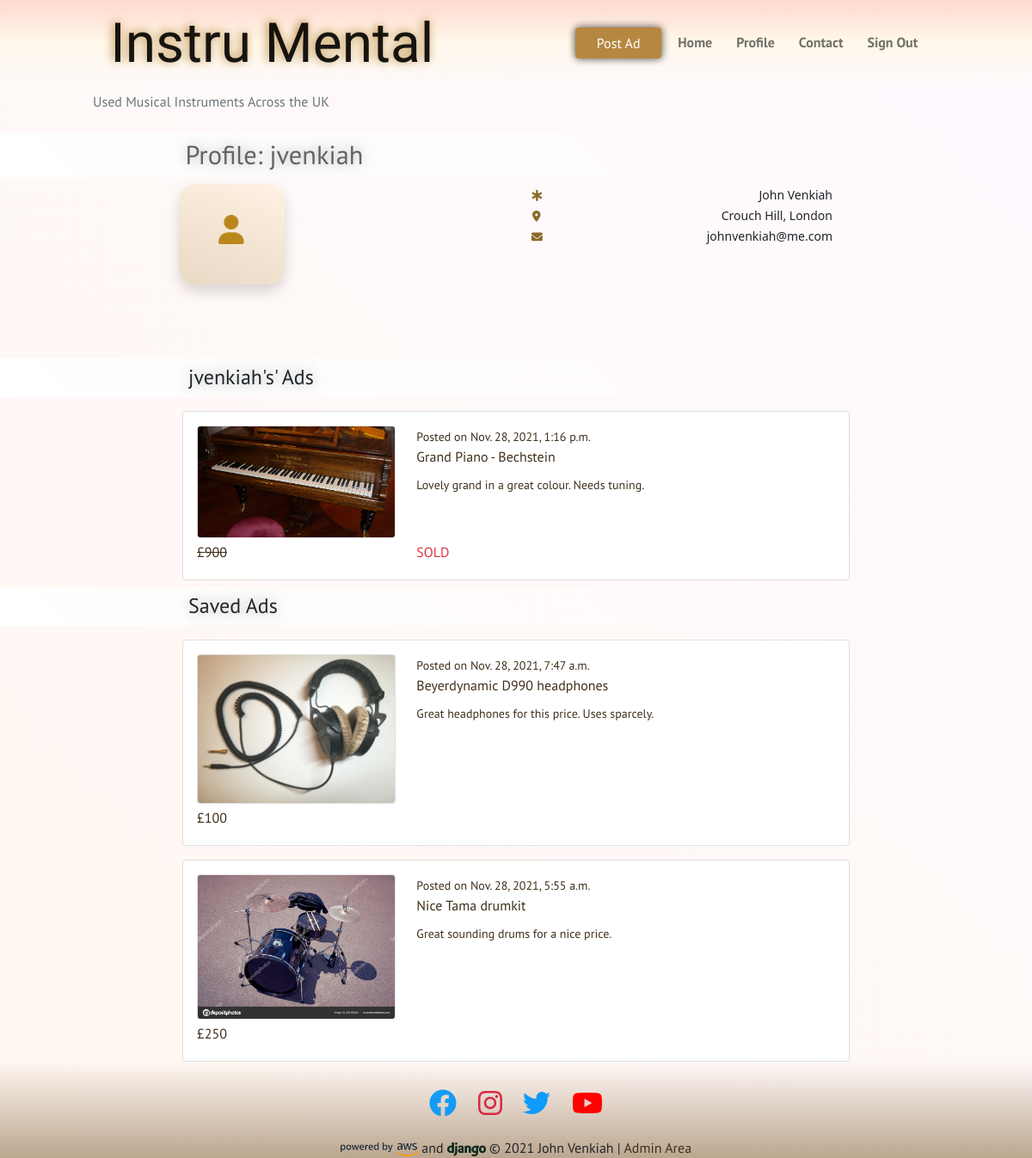
Page /profile/jvenkiah/ (signed in) on the committed database.
### user_profile/models.py (models this page shows, shortened)
class Profile(models.Model):
    username = models.OneToOneField(User, on_delete=models.CASCADE)
    slug = models.SlugField(max_length=200, unique=True)
    created_on = models.DateTimeField(auto_now_add=True)
    location = models.CharField(max_length=200)
    class Meta:
        ordering = ['created_on']

### ads/models.py (models this page shows, shortened)
class Ad(models.Model):
    title = models.CharField(max_length=250, unique=True)
    slug = models.SlugField(max_length=200, unique=True)
    seller = models.ForeignKey(User, on_delete=models.CASCADE)
    image = models.ImageField(blank=False)
    category = models.CharField(max_length=250)
    description = models.CharField(max_length=800)
    created_on = models.DateTimeField(auto_now_add=True)
    price = models.PositiveIntegerField(
        validators=[MaxValueValidator(99999999)]
    )
    location = models.CharField(max_length=200)
    city = models.CharField(max_length=200)
    sold = models.BooleanField(default=False)
    saved = models.ManyToManyField(User, related_name='ad_saves', blank=True)
    class Meta:
        ordering = ['-created_on']
        verbose_name = 'ad'
        verbose_name_plural = 'ads'

### user_profile/views.py (the view, shortened to what this page needs)
# urls.py: path('profile/<slug:user>/', views.ProfileView.as_view(), name='profile'),
class ProfileView(TemplateView, BaseDetailView, SelectRelatedMixin):
    model = User
    template_name = 'user_profile/profile.html'
    select_related = ('profile',)
    def get(self, request, *args, **kwargs):
        self.object = self.get_object()
        return super().get(request, *args, **kwargs)
    def get_object(self):
        return self.get_queryset().get(username=self.kwargs['user'])
    def get_context_data(self, **kwargs):
        context = super().get_context_data(**kwargs)
        context['user'] = self.get_object()
        context['user_ads'] = Ad.objects.filter(seller=self.get_object())
        print(ad.image.url for ad in context['user_ads'])
        context['saved_ads'] = list(Ad.objects.filter(
            saved=self.get_object()
            ))
        return context

### templates/user_profile/profile.html (shortened to what this page needs)
{% extends "main/base.html" %}
{% load static %}
{% block content %}
<div class="container-fluid">
    <div class="row align-bottom">
        <div class="row justify-content-center">
            <div class="col col-lg-8 mx-lg-auto banner ps-md-5">
                <h2 class="custom-text-shadow pt-2">Profile: {{ user }}</h3>
            </div>
        </div>
        <div class="row pt-2 justify-content-center align-bottom">
            <div class="col-3 col-md-4">
                <div class="col-md-4 soft-fade-up profile-card mt-auto shadow">
                    <i class="fas fa-user user-icon py-3"></i>
                </div>
            </div>
            <div class="col-9 col-md-4">
                {% if request.user.is_authenticated %}
                <ul class="fa-ul">
                    {% if user.first_name or user.last_name %}
                    <li><span class="fa-li"><i class="fas fa-star-of-life"></i></span><small class="pull-end">{{ user.first_name }} {{ user.last_name }}</small></li>
                    {% endif %}
                    {% if user.profile.location %}
                    <li><span class="fa-li"><i class="fas fa-map-marker-alt"></i></span><small>{{ user.profile.location }}</small></li>
                    {% endif %}
                    <li><span class="fa-li"><i class="fas fa-envelope"></i></span><small>{{ user.email }}</small></li>
                </ul>
                {% else %}
                <h5 class="p-2">Log in to see user details</h5>
                {% endif %}
            </div>
        </div>
    </div>
    {% if user_ads %}
    <div class="row">
        <div class="col banner mt-2 ps-md-5">
            <h4 class="custom-text-shadow pt-2">{{ user }}'s' Ads</h4>
        </div>
    </div>
        {% for ad in user_ads %}
    <div class="row">
        <div class="col col-md-8 mx-md-auto">
            <a class="card mt-3 pad-16" href="{% url 'ads:ad_detail' ad.seller ad.slug %}">
                <div class="row">
                    <div class="col-4">
                        <img class="card thmbn-img" src="{{ ad.image.url }}" alt="">
                    </div>
                    <div class="col-8">
                        <small class="text-small ms-auto">Posted on {{ ad.created_on }}</small>
                        <p class="card-title">{{ ad.title }}</p>
                        <div class="elips-container">
                            <small class="card-text elips-text">
                                {{ ad.description }}
                            </small>
                        </div>
                    </div>
                </div>
                <div class="row">
                    <div class="col">
                {% if ad.sold %}
                        <p class="card-text sold my-1">£{{ ad.price }}</p>
                    </div>
                    <div class="col-8">
                        <p class="card-text text-danger mt-1">SOLD</p>
                    </div>
                {% else %}
                        <p class="card-text my-1">£{{ ad.price }}</p>
                    </div>
                    {% endif %}
                </div>
            </a>
        </div>
    </div>
    {% endfor %}
    {% else %}
    <div class="row justify-content-center">
        <div class="col col-lg-8 banner-3 mt-2 ps-md-5">
            <h4 class="custom-text-shadow pt-2">No Ads Posted</h4>
        </div>
    </div>
    {% endif %}
    {% if saved_ads %}
    <div class="row justify-content-center">
        <div class="col col-lg-8 banner mt-2 ps-md-5">
            <h4 class="custom-text-shadow pt-2">Saved Ads</h4>
        </div>
    </div>
        {% for ad in saved_ads %}
        <div class="row">
            <div class="col col-md-8 mx-md-auto">
                <a class="card mt-3 pad-16" href="{% url 'ads:ad_detail' ad.seller ad.slug %}">
                    <div class="row">
                        <div class="col-4">
                            <img class="card thmbn-img" src="{{ ad.image.url }}" alt="">
                        </div>
                        <div class="col-8">
                            <small class="text-small ms-auto">Posted on {{ ad.created_on }}</small>
                            <p class="card-title">{{ ad.title }}</p>
                            <div class="elips-container">
                                <small class="card-text elips-text">
                                    {{ ad.description }}
                                </small>
                            </div>
                        </div>
                    </div>
                    <div class="row">
                        <div class="col">
                    {% if ad.sold %}
                            <p class="card-text sold my-1">£{{ ad.price }}</p>
                        </div>
                        <div class="col-8">
                            <p class="card-text text-danger mt-1">SOLD</p>
                        </div>
                    {% else %}
                            <p class="card-text my-1">£{{ ad.price }}</p>
                        </div>
                        {% endif %}
                    </div>
                </a>
            </div>
        </div>
        {% endfor %}
        {% else %}
    <div class="row">
        <div class="col banner-3 mt-2 ps-md-5">
            <h4 class="custom-text-shadow pt-2">No Ads Saved</h4>
        </div>
    </div>
        {% endif %}
</div>
{% endblock %}

### static/css/style.css (style rules this page uses)
html, body { margin: 0; padding: 0; }
p, span, a, h2, h3, h4, h5 { font-family: 'PT Sans', sans-serif; }
p, span, a { font-weight: 400; }
h2 { font-size: calc(1.3rem + .8vw); color: #636363; }
a { color: #412f1c; text-decoration: none; }
.banner, .banner-2, .banner-3 { width: 100%; margin: 0 auto; }
.banner { background: linear-gradient( 45deg, #ffffff, transparent); padding-left: 2%; }
.custom-text-shadow { text-shadow: 0 0 15px #6a7b8391, 0px 0px 15px #adb5bd00; }
.pad-16 { padding: 16px; }
.soft-fade-up { background: linear-gradient(20deg, rgb(233, 216, 196), rgb(255, 242, 227)); }
.card { overflow: hidden; }
.fa-ul svg { font-size: .8em; color:rgb(139, 105, 41); }
.user-icon { color: #b9881d; height: 35%; }
.profile-card { border: none; border-radius: 20px; text-align: center; padding-top: 1.5rem; height: 100%; }
.user-icon { font-size: 1.5rem; }
.elips-container { text-overflow: ellipsis; white-space: nowrap; overflow: hidden; }
.elips-text { max-width: 30px; }
.thmbn-img { object-fit: cover; width: 100%; height: 100%; }
.fa-ul { text-align: right; }
.sold { text-decoration: line-through; }
@media only screen and (min-width: 768px) { .profile-card { height: 90%; } }
@media only screen and (min-width: 1024px) { .banner h2, h4 { padding-left: 15%; } }
@media only screen and (min-width: 1024px) { .profile-card { height:60%; padding: 20px 0 0; } }

### rows in the picture
Ad: image (picture), created_on "Nov. 28, 2021, 1:16 p.m.", title "Grand Piano - Bechstein", description "Lovely grand in a great colour. Needs tuning.", price "900"
Ad: image (picture), created_on "Nov. 28, 2021, 7:47 a.m.", title "Beyerdynamic D990 headphones", description "Great headphones for this price. Uses sparcely.", price "100"
Ad: image (picture), created_on "Nov. 28, 2021, 5:55 a.m.", title "Nice Tama drumkit", description "Great sounding drums for a nice price.", price "250"

### other values in the picture
{{ user }} "jvenkiah"
{{ user.first_name }} "John"
{{ user.last_name }} "Venkiah"
{{ user.profile.location }} "Crouch Hill, London"
{{ user.email }} "johnvenkiah@me.com"
